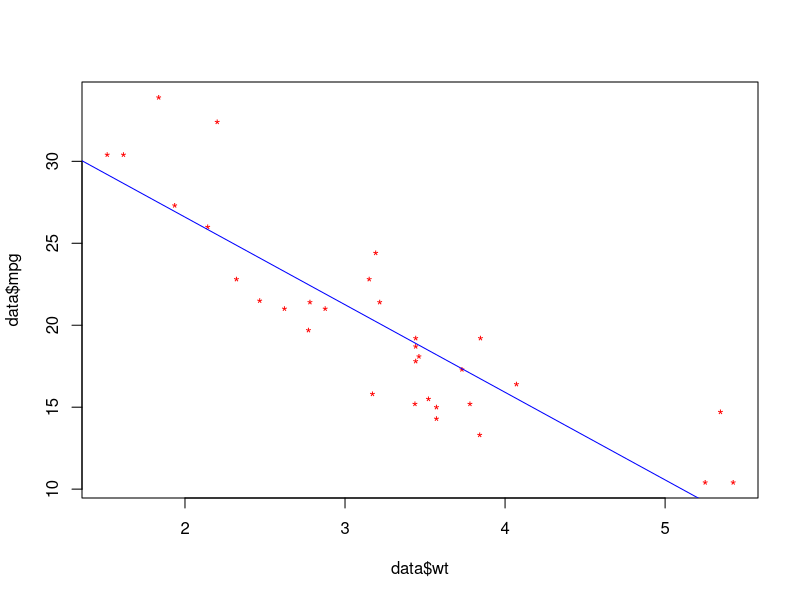

R code for this plot:
x= c(5,10,15,20,25)
y = c(16,19,23,26,30)

sd_x=sd(x)
sd_y=sd(y)
sd_x
sd_y

var_x=var(x)
var_y=var(y)
var_x
var_y

cov_xy=cov(x,y)
cov_xy

cor_xy=(cov_xy)/(sd_x*sd_y)
covp_xy=cov(x,y,method="pearson");
covs_xy=cov(x,y,method="spearman")
covp_xy
covs_xy


x = c(1,2,3,4,5)
y = c(40,50,55,65,70)

reg=lm(y~x)
reg

data=mtcars;
slr=lm(mpg ~ wt, data=mtcars)
summary(slr)

plot(data$wt,data$mpg,pch="*",col="red")

newvalue=data.frame(wt=c(4,56,23,5,10))

abline(lm(mpg~wt, data=mtcars), col="blue")

pre=predict(lm(mpg~wt, data=mtcars), newdata=newvalue, interval='prediction')
pre



# data = mtcars
# slr = lm(data$mpg ~ data$wt)
# slr
# summary(slr)
# 
# plot(
#   mtcars$hp,
#   mtcars$mpg,
#   main="MPG VS horsepower",
#   xlab="Horsepower",
#   ylab="Miles per gallon",
#   pch="*" ,              # plot character
#   col="blue"
# )
# 
# abline(
#   lm(mpg ~ hp, data=mtcars), # for the albine directly pass the linear model into it
#   col="red",
#   lwd=2                    #line width
# )
# 
# newvalue= data.frame(wt=c(2,3,1,40,25)) ##data.frame is necessary and hte wt is the name for the col for which we are providing the values for
# pre=predict(lm( mpg ~ wt, data=mtcars ), newdata=newvalue, interval="prediction")#new data , interval
# pre
